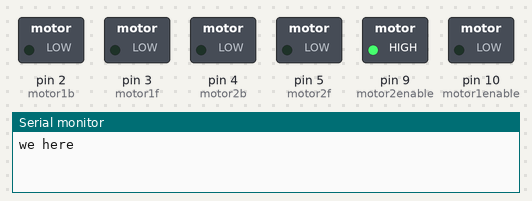
A sketch run on a simulated Arduino Uno, built with avr-gcc and run on an emulated ATmega328P. Shown: switched loads named in the sketch (green lamp = pin HIGH), the last lines printed to the serial monitor.

Above: at 0.5 s.
At 7.0 s:
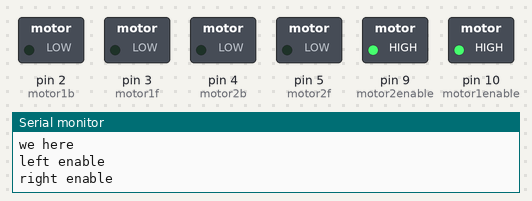
At 15.0 s:
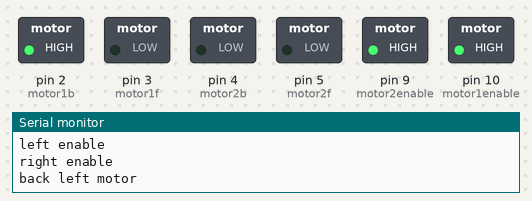
At 18.0 s:
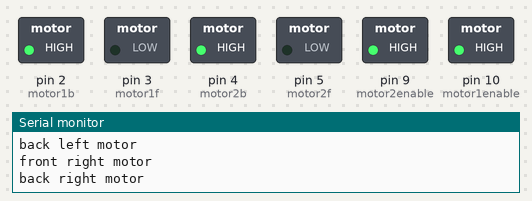
Timing chart, 0 to 24.7 s (numbered marks = the images above):
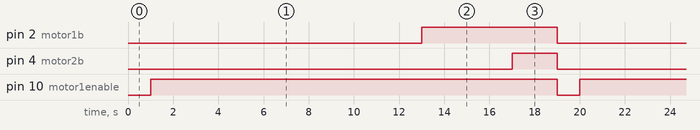

The sketch:

motorcheck.ino
```cpp
const int motor1f = 3;//2 on h-bridge
const int motor1b = 2;//7 on h-bridge
const int motor1enable = 10;//1 on h-bridge left enable
const int motor2f = 5;//15 on h-bridge
const int motor2b = 4;//10 on h-bridge
const int motor2enable = 9;//9 on h-bridge right enable


void setup() {
  // put your setup code here, to run once:
  Serial.print("Hope we move\n");
  pinMode(motor1f, OUTPUT);
  pinMode(motor1b, OUTPUT);
  pinMode(motor2f, OUTPUT);
  pinMode(motor2b, OUTPUT);
  pinMode(motor1enable, OUTPUT);
  pinMode(motor2enable, OUTPUT);
  digitalWrite(motor1enable, HIGH);
  digitalWrite(motor2enable, HIGH);

  Serial.begin(9600);

}

void loop() {
  // put your main code here, to run repeatedly:
  Serial.println("we here");
  digitalWrite(motor1enable, LOW);
  digitalWrite(motor1enable, LOW);
  digitalWrite(motor1f, LOW);
  digitalWrite(motor1b, LOW);
  digitalWrite(motor2f, LOW);
  digitalWrite(motor2b, LOW);
  delay(1000);

  digitalWrite(motor1enable, HIGH);
  Serial.println("left enable");
  delay(5000);

  digitalWrite(motor2enable, HIGH);
  Serial.println("right enable");
  delay(5000);

  digitalWrite(motor1f, LOW);
  delay(2000);

  digitalWrite(motor1b, HIGH);
  Serial.println("back left motor");
  delay(2000);

  digitalWrite(motor2f, LOW);
  Serial.println("front right motor");
  delay(2000);

  digitalWrite(motor2b, HIGH);
  Serial.println("back right motor");
  delay(2000);
}
```

Measured:
- by itself, pin 2 (motor1b): alternates HIGH for 6.0 s and LOW for 13.0 s
- by itself, pin 4 (motor2b): alternates HIGH for 2.0 s and LOW for 17.0 s
- by itself, pin 10 (motor1enable): alternates HIGH for 18.0 s and LOW for 1.0 s
